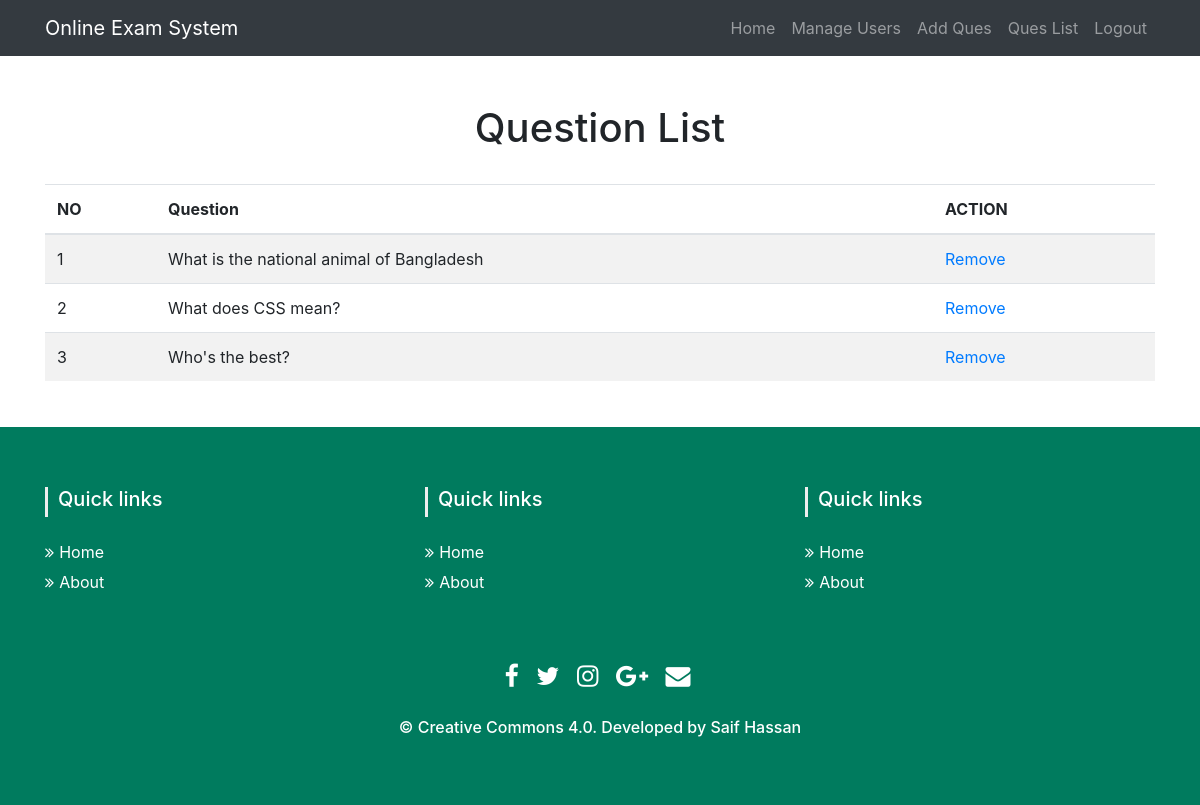
/admin/queslist.php (signed in), run on the app's committed database.
### tables this page shows
CREATE TABLE IF NOT EXISTS `tbl_ques` (
  `id` int(11) NOT NULL AUTO_INCREMENT,
  `quesNo` int(11) NOT NULL,
  `ques` text NOT NULL,
  PRIMARY KEY (`id`)
);

### lib/Database.php (called while the page is built, shortened)
<?php
Class Database{
	public $host   = DB_HOST;
	public $user   = DB_USER;
	public $pass   = DB_PASS;
	public $dbname = DB_NAME;
	public $link;
	private function connectDB(){
	$this->link = new mysqli($this->host, $this->user, $this->pass, $this->dbname);
 }
	public function select($query){
		$result = $this->link->query($query) or die($this->link->error.__LINE__);
		if($result->num_rows > 0){
			return $result;
		} else {
			return false;
		}
	}
}

### classes/Exam.php (called while the page is built, shortened)
<?php
$filepath = realpath(dirname(__FILE__));
include_once ($filepath.'/../lib/Database.php');
class Exam{
	private $db;
	public function __construct(){
		$this->db = new Database();
	}
 public function getqueData(){
   $query = "SELECT * FROM tbl_ques ORDER BY quesNo ASC";
   $result = $this->db->select($query);
   return $result;
 }
}
?>

### admin/queslist.php (the view, shortened to what this page needs)
<?php
    $filepath = realpath(dirname(__FILE__));
	include_once ($filepath.'/inc/header.php');
	include_once ($filepath.'/../classes/Exam.php');
	$exam = new Exam();
?>
    <div class="container">
        <div class="row">
            <div class="col-lg-12 text-center">
                <h1 class="mt-5">Question List</h1>
                <br/>
            </div>
            <div class="col-lg-12">
                <table class="table table-striped">
                    <thead>
                    <tr>
                        <th width="10%">NO</th>
                        <th width="70%">Question</th>
                        <th width="20%">ACTION</th>
                    </tr>
                    </thead>
                    <tbody>
                    <?php
                    $questionData = $exam->getqueData();
                    if ($questionData) {
                        $i = 0;
                        while ($result = $questionData->fetch_assoc()) {
                            $i++;
                            ?>
                            <tr>
                                <td><?php echo $i; ?></td>
                                <td><?php echo $result['ques']; ?></td>
                                <td><a onclick="return confirm('Are you sure to Delete.')" href="?delque=<?php echo $result['quesNo']; ?>">Remove</a>
                                </td>
                            </tr>
                        <?php } } ?>
                    </tbody>
                </table>
            </div>
        </div>
    </div>
<?php include '../inc/footer.php'; ?>

### data on the page
tbl_ques: ques "What is the national animal of Bangladesh"
tbl_ques: ques "What does CSS mean?"
tbl_ques: ques "Who's the best?"
